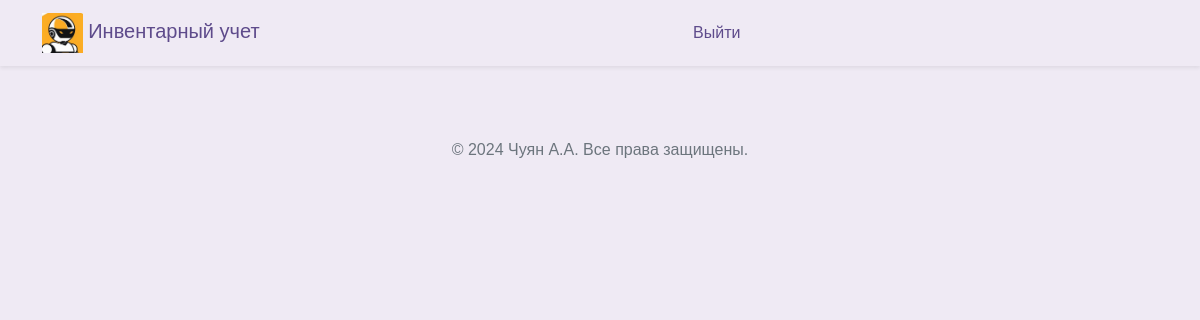
The app's page / (signed in), older data.
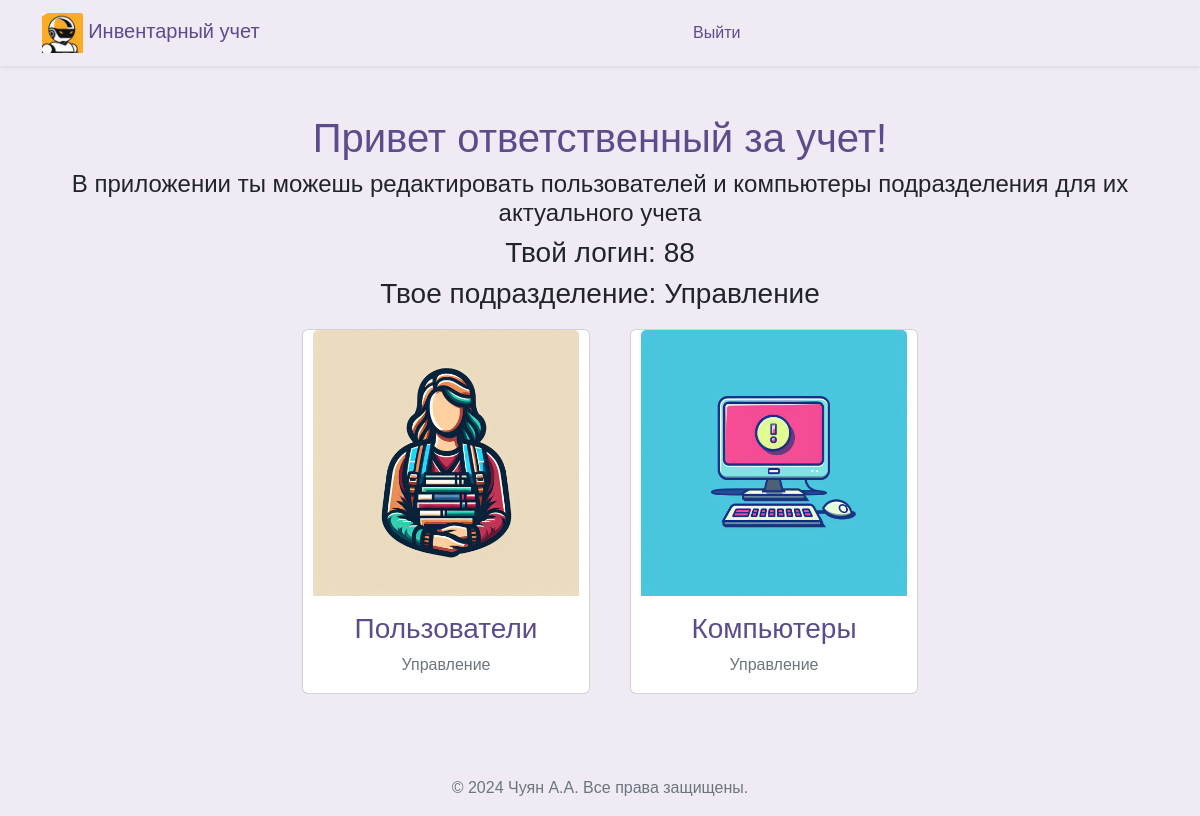
The same page, newer data.
### src/database/models.py (models this page shows)
class Worker(Base):
    __tablename__ = "worker"
    id = Column(Integer, primary_key=True)
    role = Column(Enum(Role), default=Role.guest)
    fio = Column(String)
    name = Column(String, unique=True)
    password = Column(String)
    department = Column(String)
    position = Column(String)
    description = Column(String, default=None)
    conn_worker_arm = relationship(
        "Arm", back_populates="conn_arm_worker"
    )

### src/frontend/router.py (the view)
@router.get("/")
async def get_auth(
    request: Request,
    worker: Worker | None = Depends(get_correct_worker_frontend)
):
    if worker:
        log.debug(f"Debug --- get_correct_worker_frontend worker.name= {worker.name}")
        return templates.TemplateResponse("index.html", {"request": request, "worker": worker})
    else:
        return RedirectResponse(url="/auth", status_code=status.HTTP_301_MOVED_PERMANENTLY)

### src/frontend/template/index.html (shortened to what this page needs)
{% extends "base/base.html" %}
{% block content %}
<head>
</head>
{% if worker.role.value == 'user' %}
<li class="nav-item {% if request_path == '/prepod' %}active{% endif %}">
    <div class="row">
      <div class="col-12 text-center">
        <h1>Привет ответственный за учет!</h1>
        <h4>В приложении ты можешь редактировать пользователей и компьютеры подразделения для их актуального учета</h1>
        <h3>Твой логин: {{ worker.name }}</h5>
        <h3>Твое подразделение: {{ worker.department }}</h5>
      </div>
    </div>
    <div class="d-flex justify-content-center">
      <div class="d-flex flex-wrap justify-content-around">
        <a class="nav-link" href="/workers">
          <div class="card text-center" style="width: 18rem; margin: 10px;">
            <img src="../assets/img/workers.jpg" class="card-img-top" alt="...">
            <div class="card-body">
            <h3 class="card-title">Пользователи</h3>
            <p class="card-text">{{ worker.department }}</p>
        </div>
      </a>
      </div>
      <div class="d-flex flex-wrap justify-content-around">
        <a class="nav-link" href="/arms">
          <div class="card text-center" style="width: 18rem; margin: 10px;">
            <img src="../assets/img/arm.jpg" class="card-img-top" alt="...">
            <div class="card-body">
            <h3 class="card-title">Компьютеры</h3>
            <p class="card-text">{{ worker.department }}</p>
        </div>
      </a>
      </div>
    </div>
  </div>
{% endif %}
{% endblock %}

Row changes from the older to the newer data that the page shows:
now on this page (row edited): Worker: name "88", department "Управление"
changed Worker: role "guest" → "user" (drawn)
Text that changed along with them:
text now shown: "Привет ответственный за учет! В приложении ты можешь редактировать пользователей и компьютеры подразделения для их актуального учета Твой логин: Твое подразделение: Пользователи Компьютеры"
